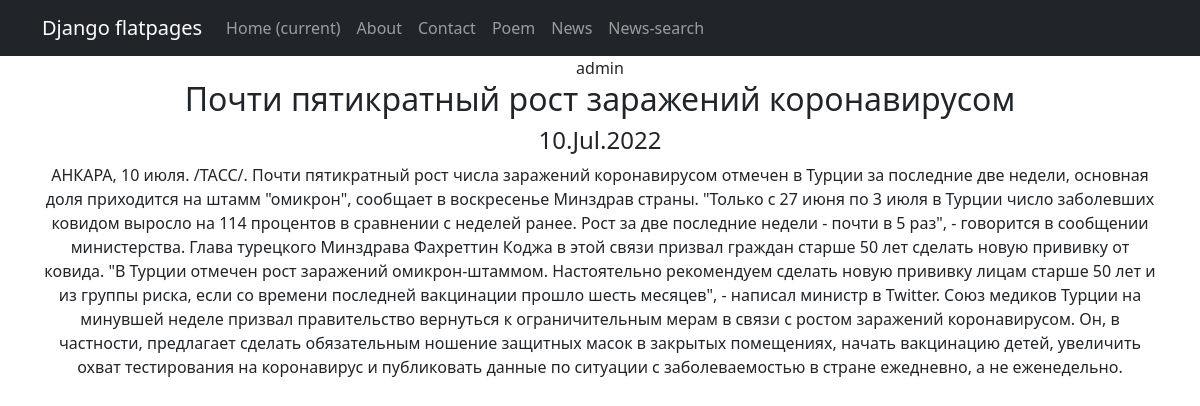
Screenshot of /news/3 with the database file from the repository.
### newsapp/models.py (models this page shows, shortened)
class Post(models.Model):
    name = models.CharField(max_length=64, unique=True)
    description = models.TextField()
    category = models.ManyToManyField(Category, through='PostCategory', related_name='news')
    type = models.CharField(max_length=50, choices=[('article', 'article'),('news', 'news')])
    post_time_create = models.DateTimeField(auto_now_add=True)
    author = models.ForeignKey(Author, on_delete=models.CASCADE)

class Author(models.Model):
    user = models.OneToOneField(User, on_delete=models.CASCADE)
    def __str__(self):
        return self.user.username

### newsapp/views.py (the view)
# urls.py: path('<int:pk>', PostDetail.as_view(), name='one_news'),
class PostDetail(DetailView):
    model = Post
    template_name = 'one_news.html'
    context_object_name = 'one_news'

### newsapp/templatetags/custom_filters.py (called while the page is built)
@register.filter()
def censor(text):
    texts = [text]
    for word in texts:
        for i in range(len(cencored_list)):
            word = word.replace(cencored_list[i], cencored_stars[i])
    return word

### templates/one_news.html (shortened to what this page needs)
{% extends 'flatpages/default.html' %}
{% load custom_filters %}
{% block content %}
{{ one_news.author }}
<h2>{{ one_news.name | censor }}</h2>
<h4>{{ one_news.post_time_create|date:'d.M.Y'  }}</h4>
{{ one_news.description | censor }}
{% endblock content %}

### rows the page displays
Post: author "admin", name|censor "Почти пятикратный рост заражений коронавирусом", post_time_create "10.Jul.2022", description|censor "АНКАРА, 10 июля. /ТАСС/. Почти пятикратный рост числа заражений коронавирусом отмечен в Турции за последние две недели, основная доля приходится на штамм \"омикрон\", сообщает в воскресенье Минздрав страны. \"Только с 27 июня по 3 июля в Турции число заболевших ковидом выросло на 114 процентов в сравнении с неделей ранее. Рост за две последние недели - почти в 5 раз\", - говорится в сообщении министерства. Глава турецкого Минздрава Фахреттин Коджа в этой связи призвал граждан старше 50 лет сделать новую прививку от ковида. \"В Турции отмечен рост заражений омикрон-штаммом. Настоятельно рекомендуем сделать новую прививку лицам старше 50 лет и из группы риска, если со времени последней вакцинации…"
